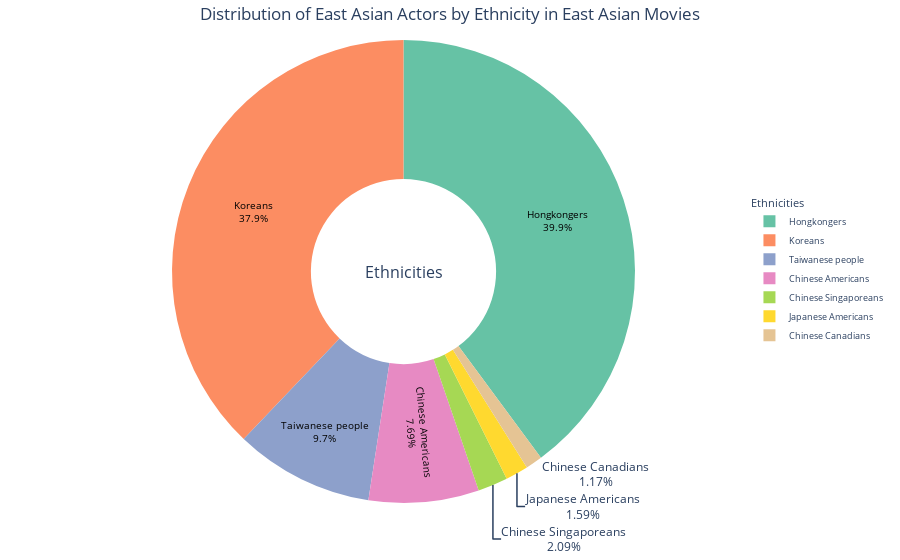

Here is the notebook cell this chart was saved with:
### Code cell
# Filter the dataset for East Asian ethnicities
east_asian_ethnicities = [
    'Taiwanese people', 'Koreans', 'Japanese Americans', 'Chinese Americans',
    'Hongkongers', 'Chinese Canadians', 'Chinese Singaporeans', 'Vietnamese people',
]
# Filter to include only East Asian movies and East Asian ethnicities
east_asian_actors = east_asian_merged[east_asian_merged['actor_ethnicity_label'].isin(east_asian_ethnicities)]

# Get the value counts of East Asian ethnicities
ethnicity_counts_east_asia = east_asian_actors['actor_ethnicity_label'].value_counts()

# Create the interactive donut chart using Plotly
fig = go.Figure()

fig.add_trace(go.Pie(
    labels=ethnicity_counts_east_asia.index,
    values=ethnicity_counts_east_asia.values,
    hole=0.4,  
    marker=dict(colors=sns.color_palette('Set2', len(ethnicity_counts_east_asia)).as_hex()),
    textinfo='percent+label',
    insidetextfont=dict(size=10, color='black'),
    hoverinfo='label+percent+value'
))

# Update layout for better presentation
fig.update_layout(
    title_text='Distribution of East Asian Actors by Ethnicity in East Asian Movies',
    title_x=0.5,
    annotations=[dict(text='Ethnicities', x=0.5, y=0.5, font_size=16, showarrow=False)],
    legend=dict(
        title='Ethnicities',
        x=1.05,
        y=0.5,
        font=dict(size=9)
    ),
    margin=dict(l=20, r=20, t=40, b=20)  # Reduce margins for better fitting
)

# Show the plot
fig.show()

### Figure 1 — Plotly figure (JSON) as saved in the notebook; plotly's stock layout.template omitted (floating-point values rounded to 4 significant figures)
{"data": [{"hole": 0.4, "hoverinfo": "label+percent+value", "insidetextfont": {"color": "black", "size": 10}, "labels": ["Hongkongers", "Koreans", "Taiwanese people", "Chinese Americans", "Chinese Singaporeans", "Japanese Americans", "Chinese Canadians"], "marker": {"colors": ["#66c2a5", "#fc8d62", "#8da0cb", "#e78ac3", "#a6d854", "#ffd92f", "#e5c494"]}, "textinfo": "percent+label", "type": "pie", "values": [477, 453, 116, 92, 25, 19, 14]}], "layout": {"annotations": [{"font": {"size": 16}, "showarrow": false, "text": "Ethnicities", "x": 0.5, "y": 0.5}], "legend": {"font": {"size": 9}, "title": {"text": "Ethnicities"}, "x": 1.05, "y": 0.5}, "margin": {"b": 20, "l": 20, "r": 20, "t": 40}, "title": {"text": "Distribution of East Asian Actors by Ethnicity in East Asian Movies", "x": 0.5}}}
